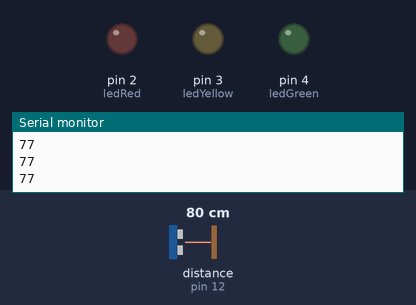
The sketch below on a simulated Arduino Uno, built with avr-gcc and run on an emulated ATmega328P. Parts: output pins drawn as LEDs (lit = HIGH), the last lines printed to the serial monitor. Wiring (inferred from the names in the program): ultrasonic range finder: trigger pin 11; echo pin 12. The inputs (shaded band) are chosen by the test bench; at power-on: distance to the obstacle (sensor on pin 12) 80 cm. The echo pulse lasts 58.3 µs per cm; pins used as bus, display or sensor lines are not drawn.

Above: at 1.2 s.
1.3 s: distance to the obstacle (sensor on pin 12) set to 68 cm
At 2.0 s:
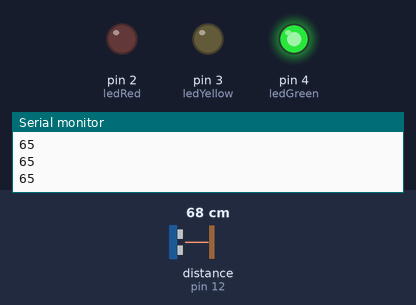
2.8 s: distance to the obstacle (sensor on pin 12) set to 52 cm
4.3 s: distance to the obstacle (sensor on pin 12) set to 43 cm
At 4.6 s:
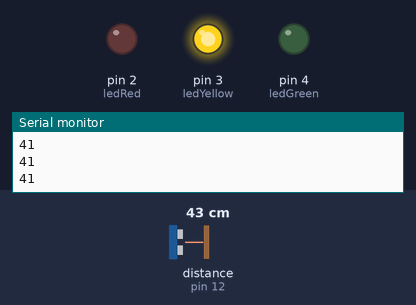
5.8 s: distance to the obstacle (sensor on pin 12) set to 22 cm
7.3 s: distance to the obstacle (sensor on pin 12) set to 18 cm
At 7.9 s:
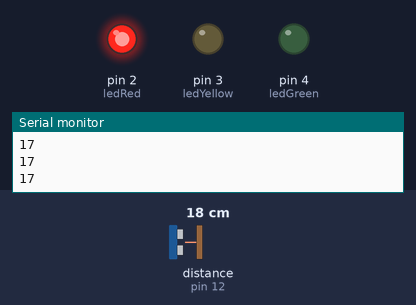
8.8 s: distance to the obstacle (sensor on pin 12) set to 35 cm
At 10.3 s:
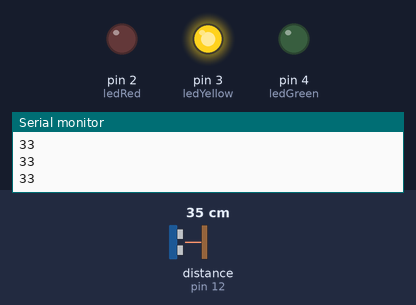
Timing chart, 0 to 11.3 s (numbered marks = the images above; inputs shaded):
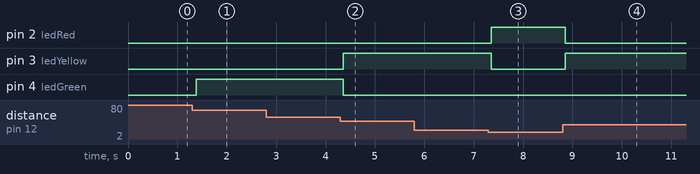

The sketch:

Ultrasonic_sensor.ino
```cpp
#define echoPin 12
#define trigPin 11
#define ledRed 2
#define ledYellow 3
#define ledGreen 4


long duration;
long distance;

void setup() {
  Serial.begin(9600);
  pinMode(echoPin, INPUT);
  pinMode(trigPin, OUTPUT);
  pinMode(ledYellow ,OUTPUT);
  pinMode(ledGreen,OUTPUT);
  pinMode(ledRed,OUTPUT);

  }

void loop() {


  digitalWrite(trigPin,LOW);
  delayMicroseconds(2);

  digitalWrite(trigPin, HIGH);
  delayMicroseconds(10);

  digitalWrite(trigPin,LOW);

  duration = pulseIn(echoPin, HIGH);

  distance =duration/60;

  Serial.println(distance);

  delay(50);


  if(distance>0&&distance<20){
    digitalWrite(ledYellow, LOW);
    digitalWrite(ledRed, HIGH);
    digitalWrite(ledGreen, LOW);}
   else if(distance>25&&distance<45){
    digitalWrite(ledYellow,HIGH);
    digitalWrite(ledRed, LOW);
    digitalWrite(ledGreen, LOW);}
     else if(distance>50&&distance<70){
    digitalWrite(ledYellow,LOW);
    digitalWrite(ledRed, LOW);
    digitalWrite(ledGreen, HIGH);}
//    else{ digitalWrite(ledYellow, LOW);
//    digitalWrite(ledRed, LOW);
//    digitalWrite(ledGreen, LOW);}


}
```

Measured:
- the behaviour switches between 73 and 72 cm on distance to the obstacle (sensor on pin 12) (found by bisection; images 0 and 1)
- the behaviour switches between 47 and 46 cm on distance to the obstacle (sensor on pin 12) (found by bisection; images 1 and 2)
- the behaviour switches between 21 and 20 cm on distance to the obstacle (sensor on pin 12) (found by bisection; images 2 and 3)
- after the input at 1.3 s, pin 4 (ledGreen): LOW → HIGH after 0.08 s
- after the input at 4.3 s, pin 3 (ledYellow): LOW → HIGH after 0.06 s; pin 4 (ledGreen): HIGH → LOW after 0.06 s
- after the input at 7.3 s, pin 2 (ledRed): LOW → HIGH after 0.05 s; pin 3 (ledYellow): HIGH → LOW after 0.05 s
- after the input at 8.8 s, pin 2 (ledRed): HIGH → LOW after 0.06 s; pin 3 (ledYellow): LOW → HIGH after 0.06 s
